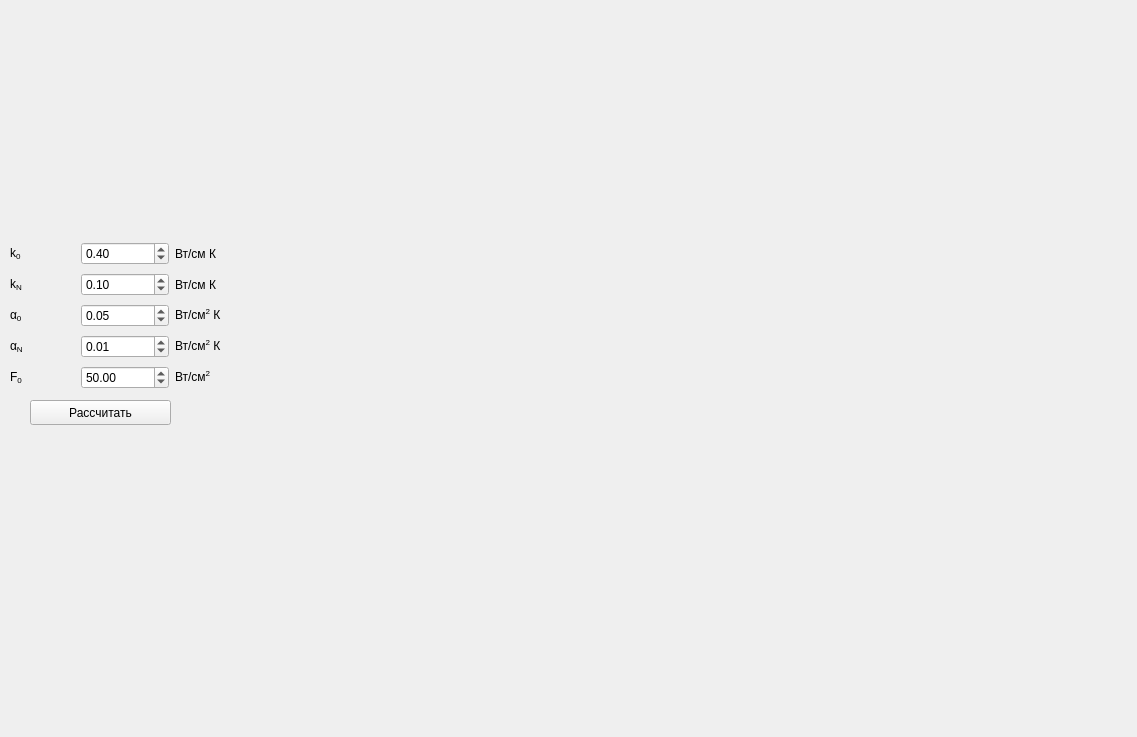
<?xml version="1.0" encoding="UTF-8"?>
<ui version="4.0">
 <class>MainWindow</class>
 <widget class="QMainWindow" name="MainWindow">
  <property name="geometry">
   <rect>
    <x>0</x>
    <y>0</y>
    <width>1137</width>
    <height>737</height>
   </rect>
  </property>
  <property name="windowTitle">
   <string>MainWindow</string>
  </property>
  <widget class="QWidget" name="centralwidget">
   <widget class="QCustomPlot" name="customPlot" native="true">
    <property name="geometry">
     <rect>
      <x>250</x>
      <y>20</y>
      <width>871</width>
      <height>701</height>
     </rect>
    </property>
   </widget>
   <widget class="QPushButton" name="calculatePushButton">
    <property name="geometry">
     <rect>
      <x>30</x>
      <y>400</y>
      <width>141</width>
      <height>25</height>
     </rect>
    </property>
    <property name="text">
     <string>Рассчитать</string>
    </property>
   </widget>
   <widget class="QWidget" name="">
    <property name="geometry">
     <rect>
      <x>10</x>
      <y>240</y>
      <width>230</width>
      <height>156</height>
     </rect>
    </property>
    <layout class="QGridLayout" name="gridLayout">
     <item row="0" column="0">
      <widget class="QLabel" name="k0_label">
       <property name="text">
        <string>k&lt;sub&gt;0&lt;/sub&gt;</string>
       </property>
      </widget>
     </item>
     <item row="0" column="1">
      <widget class="QDoubleSpinBox" name="k0_doubleSpinBox">
       <property name="maximum">
        <double>1000000000.000000000000000</double>
       </property>
       <property name="value">
        <double>0.400000000000000</double>
       </property>
      </widget>
     </item>
     <item row="0" column="2">
      <widget class="QLabel" name="k0_units_label">
       <property name="text">
        <string>Вт/см К</string>
       </property>
      </widget>
     </item>
     <item row="1" column="0">
      <widget class="QLabel" name="kN_label">
       <property name="text">
        <string>k&lt;sub&gt;N&lt;/sub&gt;</string>
       </property>
      </widget>
     </item>
     <item row="1" column="1">
      <widget class="QDoubleSpinBox" name="kN_doubleSpinBox">
       <property name="maximum">
        <double>1000000000.000000000000000</double>
       </property>
       <property name="value">
        <double>0.100000000000000</double>
       </property>
      </widget>
     </item>
     <item row="1" column="2">
      <widget class="QLabel" name="kN_units_label">
       <property name="text">
        <string>Вт/см К</string>
       </property>
      </widget>
     </item>
     <item row="2" column="0">
      <widget class="QLabel" name="alpha0_label">
       <property name="text">
        <string>α&lt;sub&gt;0&lt;/sub&gt;</string>
       </property>
      </widget>
     </item>
     <item row="2" column="1">
      <widget class="QDoubleSpinBox" name="alpha0_doubleSpinBox">
       <property name="maximum">
        <double>1000000000.000000000000000</double>
       </property>
       <property name="value">
        <double>0.050000000000000</double>
       </property>
      </widget>
     </item>
     <item row="2" column="2">
      <widget class="QLabel" name="alpha0_units_label">
       <property name="text">
        <string>Вт/см&lt;sup&gt;2&lt;/sup&gt; К</string>
       </property>
      </widget>
     </item>
     <item row="3" column="0">
      <widget class="QLabel" name="alphaN_label">
       <property name="text">
        <string>α&lt;sub&gt;N&lt;/sub&gt;</string>
       </property>
      </widget>
     </item>
     <item row="3" column="1">
      <widget class="QDoubleSpinBox" name="alphaN_doubleSpinBox">
       <property name="maximum">
        <double>1000000000.000000000000000</double>
       </property>
       <property name="value">
        <double>0.010000000000000</double>
       </property>
      </widget>
     </item>
     <item row="3" column="2">
      <widget class="QLabel" name="alphaN_units_label">
       <property name="text">
        <string>Вт/см&lt;sup&gt;2&lt;/sup&gt; К</string>
       </property>
      </widget>
     </item>
     <item row="4" column="0">
      <widget class="QLabel" name="F0_label">
       <property name="text">
        <string>F&lt;sub&gt;0&lt;/sub&gt;</string>
       </property>
      </widget>
     </item>
     <item row="4" column="1">
      <widget class="QDoubleSpinBox" name="F0_doubleSpinBox">
       <property name="minimum">
        <double>-1000000000.000000000000000</double>
       </property>
       <property name="maximum">
        <double>1000000000.000000000000000</double>
       </property>
       <property name="value">
        <double>50.000000000000000</double>
       </property>
      </widget>
     </item>
     <item row="4" column="2">
      <widget class="QLabel" name="F0_units_label">
       <property name="text">
        <string>Вт/см&lt;sup&gt;2&lt;/sup&gt;</string>
       </property>
      </widget>
     </item>
    </layout>
   </widget>
  </widget>
 </widget>
 <customwidgets>
  <customwidget>
   <class>QCustomPlot</class>
   <extends>QWidget</extends>
   <header>qcustomplot.h</header>
   <container>1</container>
  </customwidget>
 </customwidgets>
 <resources/>
 <connections/>
</ui>
